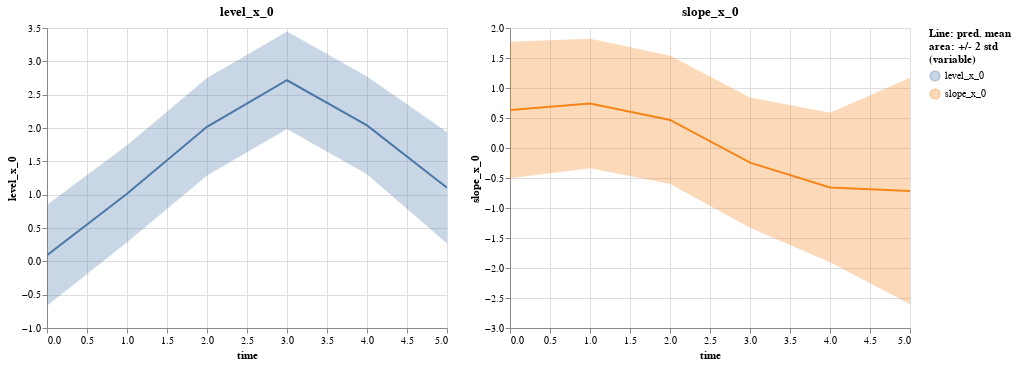

Notebook cell for this chart:
### Code cell
ls.plot_state()

### Figure 1 — Vega-Lite specification as saved in the notebook (floating-point values rounded to 4 significant figures)
{"$schema": "https://vega.github.io/schema/vega-lite/v4.17.0.json", "config": {"view": {"continuousHeight": 300, "continuousWidth": 400}}, "data": {"name": "data-028d7d23e63572d7dd83f70e230eb0a1"}, "datasets": {"data-028d7d23e63572d7dd83f70e230eb0a1": [{"mean": 0.09026, "std": 0.3783, "time": 0, "variable": "level_x_0"}, {"mean": 1.015, "std": 0.3634, "time": 1, "variable": "level_x_0"}, {"mean": 2.018, "std": 0.3654, "time": 2, "variable": "level_x_0"}, {"mean": 2.716, "std": 0.3665, "time": 3, "variable": "level_x_0"}, {"mean": 2.038, "std": 0.3668, "time": 4, "variable": "level_x_0"}, {"mean": 1.105, "std": 0.4182, "time": 5, "variable": "level_x_0"}], "data-d32e61608ee83ebf513972a8fe497b31": [{"mean": 0.6334, "std": 0.5693, "time": 0, "variable": "slope_x_0"}, {"mean": 0.7414, "std": 0.5396, "time": 1, "variable": "slope_x_0"}, {"mean": 0.4677, "std": 0.5343, "time": 2, "variable": "slope_x_0"}, {"mean": -0.2434, "std": 0.5424, "time": 3, "variable": "slope_x_0"}, {"mean": -0.6575, "std": 0.6226, "time": 4, "variable": "slope_x_0"}, {"mean": -0.7162, "std": 0.9431, "time": 5, "variable": "slope_x_0"}]}, "vconcat": [{"hconcat": [{"layer": [{"encoding": {"color": {"field": "variable", "legend": {"title": ["Line: pred. mean", "area: +/- 2 std", "(variable)"]}, "type": "nominal"}, "tooltip": [{"field": "std", "format": ".4", "type": "quantitative"}, {"field": "mean", "format": ".4", "type": "quantitative"}], "x": {"field": "time", "type": "quantitative"}, "y": {"field": "err_low", "scale": {"zero": false}, "title": "level_x_0", "type": "quantitative"}, "y2": {"field": "err_high"}}, "mark": "errorband", "transform": [{"as": "err_low", "calculate": "datum.mean - 2 * datum.std"}, {"as": "err_high", "calculate": "datum.mean + 2 * datum.std"}]}, {"encoding": {"color": {"field": "variable", "type": "nominal"}, "x": {"field": "time", "type": "quantitative"}, "y": {"field": "mean", "scale": {"zero": false}, "title": "level_x_0", "type": "quantitative"}}, "mark": "line", "selection": {"selector001": {"bind": "scales", "encodings": ["x"], "type": "interval"}}, "title": "level_x_0"}]}, {"data": {"name": "data-d32e61608ee83ebf513972a8fe497b31"}, "layer": [{"encoding": {"color": {"field": "variable", "legend": {"title": ["Line: pred. mean", "area: +/- 2 std", "(variable)"]}, "type": "nominal"}, "tooltip": [{"field": "std", "format": ".4", "type": "quantitative"}, {"field": "mean", "format": ".4", "type": "quantitative"}], "x": {"field": "time", "type": "quantitative"}, "y": {"field": "err_low", "scale": {"zero": false}, "title": "slope_x_0", "type": "quantitative"}, "y2": {"field": "err_high"}}, "mark": "errorband", "transform": [{"as": "err_low", "calculate": "datum.mean - 2 * datum.std"}, {"as": "err_high", "calculate": "datum.mean + 2 * datum.std"}]}, {"encoding": {"color": {"field": "variable", "type": "nominal"}, "x": {"field": "time", "type": "quantitative"}, "y": {"field": "mean", "scale": {"zero": false}, "title": "slope_x_0", "type": "quantitative"}}, "mark": "line", "selection": {"selector001": {"bind": "scales", "encodings": ["x"], "type": "interval"}}, "title": "slope_x_0"}]}]}]}
